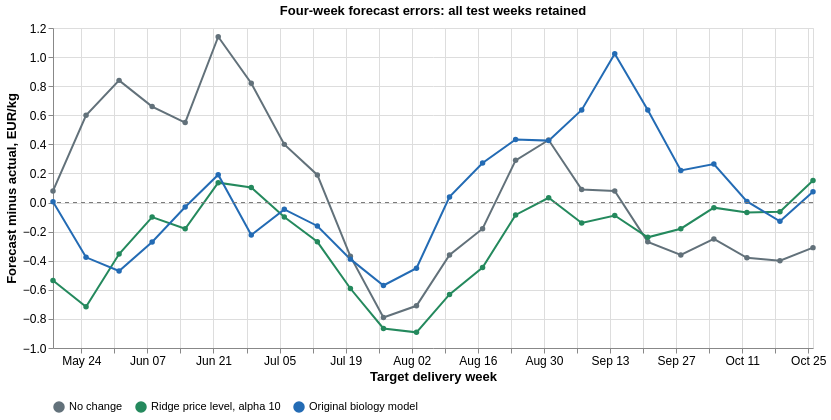

Write a Vega-Lite specification for this figure.
### Vega-Lite specification from a JSON file in a GitHub repository (floating-point values rounded to 4 significant figures)
{"config": {"view": {"continuousWidth": 300, "continuousHeight": 300}, "axis": {"labelFontSize": 12, "titleFontSize": 13}, "font": "Arial", "legend": {"labelFontSize": 11, "orient": "bottom"}}, "layer": [{"data": {"values": [{"date": "2026-05-18", "week": "2026-W21", "model": "Actual", "price": 6.63}, {"date": "2026-05-25", "week": "2026-W22", "model": "Actual", "price": 6.85}, {"date": "2026-06-01", "week": "2026-W23", "model": "Actual", "price": 6.41}, {"date": "2026-06-08", "week": "2026-W24", "model": "Actual", "price": 6.15}, {"date": "2026-06-15", "week": "2026-W25", "model": "Actual", "price": 6.08}, {"date": "2026-06-22", "week": "2026-W26", "model": "Actual", "price": 5.71}, {"date": "2026-06-29", "week": "2026-W27", "model": "Actual", "price": 5.59}, {"date": "2026-07-06", "week": "2026-W28", "model": "Actual", "price": 5.75}, {"date": "2026-07-13", "week": "2026-W29", "model": "Actual", "price": 5.89}, {"date": "2026-07-20", "week": "2026-W30", "model": "Actual", "price": 6.08}, {"date": "2026-07-27", "week": "2026-W31", "model": "Actual", "price": 6.38}, {"date": "2026-08-03", "week": "2026-W32", "model": "Actual", "price": 6.46}, {"date": "2026-08-10", "week": "2026-W33", "model": "Actual", "price": 6.25}, {"date": "2026-08-17", "week": "2026-W34", "model": "Actual", "price": 6.26}, {"date": "2026-08-24", "week": "2026-W35", "model": "Actual", "price": 6.09}, {"date": "2026-08-31", "week": "2026-W36", "model": "Actual", "price": 6.03}, {"date": "2026-09-07", "week": "2026-W37", "model": "Actual", "price": 6.16}, {"date": "2026-09-14", "week": "2026-W38", "model": "Actual", "price": 6.18}, {"date": "2026-09-21", "week": "2026-W39", "model": "Actual", "price": 6.36}, {"date": "2026-09-28", "week": "2026-W40", "model": "Actual", "price": 6.39}, {"date": "2026-10-05", "week": "2026-W41", "model": "Actual", "price": 6.41}, {"date": "2026-10-12", "week": "2026-W42", "model": "Actual", "price": 6.56}, {"date": "2026-10-19", "week": "2026-W43", "model": "Actual", "price": 6.76}, {"date": "2026-10-26", "week": "2026-W44", "model": "Actual", "price": 6.7}, {"date": "2026-05-18", "week": "2026-W21", "model": "No change", "price": 6.71, "error": 0.08}, {"date": "2026-05-18", "week": "2026-W21", "model": "Ridge price level, alpha 10", "price": 6.094, "error": -0.5361}, {"date": "2026-05-18", "week": "2026-W21", "model": "Original biology model", "price": 6.636, "error": 0.005796}, {"date": "2026-05-25", "week": "2026-W22", "model": "No change", "price": 7.45, "error": 0.6}, {"date": "2026-05-25", "week": "2026-W22", "model": "Ridge price level, alpha 10", "price": 6.133, "error": -0.7169}, {"date": "2026-05-25", "week": "2026-W22", "model": "Original biology model", "price": 6.474, "error": -0.3765}, {"date": "2026-06-01", "week": "2026-W23", "model": "No change", "price": 7.25, "error": 0.84}, {"date": "2026-06-01", "week": "2026-W23", "model": "Ridge price level, alpha 10", "price": 6.056, "error": -0.3538}, {"date": "2026-06-01", "week": "2026-W23", "model": "Original biology model", "price": 5.939, "error": -0.4708}, {"date": "2026-06-08", "week": "2026-W24", "model": "No change", "price": 6.81, "error": 0.66}, {"date": "2026-06-08", "week": "2026-W24", "model": "Ridge price level, alpha 10", "price": 6.05, "error": -0.1}, {"date": "2026-06-08", "week": "2026-W24", "model": "Original biology model", "price": 5.879, "error": -0.2707}, {"date": "2026-06-15", "week": "2026-W25", "model": "No change", "price": 6.63, "error": 0.55}, {"date": "2026-06-15", "week": "2026-W25", "model": "Ridge price level, alpha 10", "price": 5.9, "error": -0.1804}, {"date": "2026-06-15", "week": "2026-W25", "model": "Original biology model", "price": 6.049, "error": -0.03063}, {"date": "2026-06-22", "week": "2026-W26", "model": "No change", "price": 6.85, "error": 1.14}, {"date": "2026-06-22", "week": "2026-W26", "model": "Ridge price level, alpha 10", "price": 5.847, "error": 0.1366}, {"date": "2026-06-22", "week": "2026-W26", "model": "Original biology model", "price": 5.901, "error": 0.1914}, {"date": "2026-06-29", "week": "2026-W27", "model": "No change", "price": 6.41, "error": 0.82}, {"date": "2026-06-29", "week": "2026-W27", "model": "Ridge price level, alpha 10", "price": 5.693, "error": 0.1031}, {"date": "2026-06-29", "week": "2026-W27", "model": "Original biology model", "price": 5.366, "error": -0.2238}, {"date": "2026-07-06", "week": "2026-W28", "model": "No change", "price": 6.15, "error": 0.4}, {"date": "2026-07-06", "week": "2026-W28", "model": "Ridge price level, alpha 10", "price": 5.651, "error": -0.09896}, {"date": "2026-07-06", "week": "2026-W28", "model": "Original biology model", "price": 5.703, "error": -0.04682}, {"date": "2026-07-13", "week": "2026-W29", "model": "No change", "price": 6.08, "error": 0.19}, {"date": "2026-07-13", "week": "2026-W29", "model": "Ridge price level, alpha 10", "price": 5.62, "error": -0.27}, {"date": "2026-07-13", "week": "2026-W29", "model": "Original biology model", "price": 5.729, "error": -0.1609}, {"date": "2026-07-20", "week": "2026-W30", "model": "No change", "price": 5.71, "error": -0.37}, {"date": "2026-07-20", "week": "2026-W30", "model": "Ridge price level, alpha 10", "price": 5.489, "error": -0.591}, {"date": "2026-07-20", "week": "2026-W30", "model": "Original biology model", "price": 5.691, "error": -0.389}, {"date": "2026-07-27", "week": "2026-W31", "model": "No change", "price": 5.59, "error": -0.79}, {"date": "2026-07-27", "week": "2026-W31", "model": "Ridge price level, alpha 10", "price": 5.514, "error": -0.8657}, {"date": "2026-07-27", "week": "2026-W31", "model": "Original biology model", "price": 5.81, "error": -0.5704}, {"date": "2026-08-03", "week": "2026-W32", "model": "No change", "price": 5.75, "error": -0.71}, {"date": "2026-08-03", "week": "2026-W32", "model": "Ridge price level, alpha 10", "price": 5.568, "error": -0.8923}, {"date": "2026-08-03", "week": "2026-W32", "model": "Original biology model", "price": 6.008, "error": -0.4516}, {"date": "2026-08-10", "week": "2026-W33", "model": "No change", "price": 5.89, "error": -0.36}, {"date": "2026-08-10", "week": "2026-W33", "model": "Ridge price level, alpha 10", "price": 5.618, "error": -0.6317}, {"date": "2026-08-10", "week": "2026-W33", "model": "Original biology model", "price": 6.289, "error": 0.03886}, {"date": "2026-08-17", "week": "2026-W34", "model": "No change", "price": 6.08, "error": -0.18}, {"date": "2026-08-17", "week": "2026-W34", "model": "Ridge price level, alpha 10", "price": 5.813, "error": -0.4472}, {"date": "2026-08-17", "week": "2026-W34", "model": "Original biology model", "price": 6.532, "error": 0.2719}, {"date": "2026-08-24", "week": "2026-W35", "model": "No change", "price": 6.38, "error": 0.29}, {"date": "2026-08-24", "week": "2026-W35", "model": "Ridge price level, alpha 10", "price": 6.005, "error": -0.08535}, {"date": "2026-08-24", "week": "2026-W35", "model": "Original biology model", "price": 6.523, "error": 0.433}, {"date": "2026-08-31", "week": "2026-W36", "model": "No change", "price": 6.46, "error": 0.43}, {"date": "2026-08-31", "week": "2026-W36", "model": "Ridge price level, alpha 10", "price": 6.063, "error": 0.03266}, {"date": "2026-08-31", "week": "2026-W36", "model": "Original biology model", "price": 6.456, "error": 0.4257}, {"date": "2026-09-07", "week": "2026-W37", "model": "No change", "price": 6.25, "error": 0.09}, {"date": "2026-09-07", "week": "2026-W37", "model": "Ridge price level, alpha 10", "price": 6.02, "error": -0.1403}, {"date": "2026-09-07", "week": "2026-W37", "model": "Original biology model", "price": 6.797, "error": 0.6366}, {"date": "2026-09-14", "week": "2026-W38", "model": "No change", "price": 6.26, "error": 0.08}, {"date": "2026-09-14", "week": "2026-W38", "model": "Ridge price level, alpha 10", "price": 6.091, "error": -0.08915}, {"date": "2026-09-14", "week": "2026-W38", "model": "Original biology model", "price": 7.203, "error": 1.023}, {"date": "2026-09-21", "week": "2026-W39", "model": "No change", "price": 6.09, "error": -0.27}, {"date": "2026-09-21", "week": "2026-W39", "model": "Ridge price level, alpha 10", "price": 6.121, "error": -0.2392}, {"date": "2026-09-21", "week": "2026-W39", "model": "Original biology model", "price": 6.996, "error": 0.6361}, {"date": "2026-09-28", "week": "2026-W40", "model": "No change", "price": 6.03, "error": -0.36}, {"date": "2026-09-28", "week": "2026-W40", "model": "Ridge price level, alpha 10", "price": 6.21, "error": -0.1799}, {"date": "2026-09-28", "week": "2026-W40", "model": "Original biology model", "price": 6.611, "error": 0.2209}, {"date": "2026-10-05", "week": "2026-W41", "model": "No change", "price": 6.16, "error": -0.25}, {"date": "2026-10-05", "week": "2026-W41", "model": "Ridge price level, alpha 10", "price": 6.375, "error": -0.03521}, {"date": "2026-10-05", "week": "2026-W41", "model": "Original biology model", "price": 6.675, "error": 0.2646}, {"date": "2026-10-12", "week": "2026-W42", "model": "No change", "price": 6.18, "error": -0.38}, {"date": "2026-10-12", "week": "2026-W42", "model": "Ridge price level, alpha 10", "price": 6.492, "error": -0.06841}, {"date": "2026-10-12", "week": "2026-W42", "model": "Original biology model", "price": 6.568, "error": 0.008106}, {"date": "2026-10-19", "week": "2026-W43", "model": "No change", "price": 6.36, "error": -0.4}, {"date": "2026-10-19", "week": "2026-W43", "model": "Ridge price level, alpha 10", "price": 6.697, "error": -0.06315}, {"date": "2026-10-19", "week": "2026-W43", "model": "Original biology model", "price": 6.631, "error": -0.1291}, {"date": "2026-10-26", "week": "2026-W44", "model": "No change", "price": 6.39, "error": -0.31}, {"date": "2026-10-26", "week": "2026-W44", "model": "Ridge price level, alpha 10", "price": 6.851, "error": 0.1513}, {"date": "2026-10-26", "week": "2026-W44", "model": "Original biology model", "price": 6.774, "error": 0.07448}]}, "mark": {"type": "line", "point": true}, "encoding": {"color": {"field": "model", "scale": {"domain": ["No change", "Ridge price level, alpha 10", "Original biology model"], "range": ["#62717a", "#24895d", "#236bb4"]}, "title": null, "type": "nominal"}, "tooltip": [{"field": "week", "type": "nominal"}, {"field": "model", "type": "nominal"}, {"field": "error", "format": "+.3f", "type": "quantitative"}], "x": {"field": "date", "title": "Target delivery week", "type": "temporal"}, "y": {"field": "error", "scale": {"zero": true}, "title": "Forecast minus actual, EUR/kg", "type": "quantitative"}}, "transform": [{"filter": "(datum.model !== 'Actual')"}]}, {"data": {"values": [{"zero": 0}]}, "mark": {"type": "rule", "color": "#777", "strokeDash": [4, 4]}, "encoding": {"y": {"field": "zero", "type": "quantitative"}}}], "height": 320, "title": "Four-week forecast errors: all test weeks retained", "width": 760, "$schema": "https://vega.github.io/schema/vega-lite/v5.20.1.json", "usermeta": {"dataset_id": "sisalmoni_v2", "currency": "EUR", "unit": "EUR/kg", "display_model_id": "ridge_level_a10", "evaluation": "retrospective"}}
